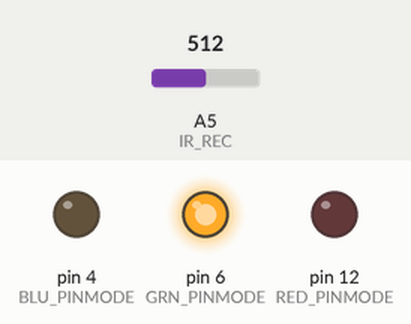
Simulated run of this sketch. Board: Arduino Uno, built with avr-gcc and run on an emulated ATmega328P. Parts: output pins drawn as LEDs (lit = HIGH). Inputs (shaded band) come from the test bench; at power-on: A5 (IR_REC) = 512.

Above: at 1.2 s.
1.3 s: A5 (IR_REC) set to 0
At 1.8 s:
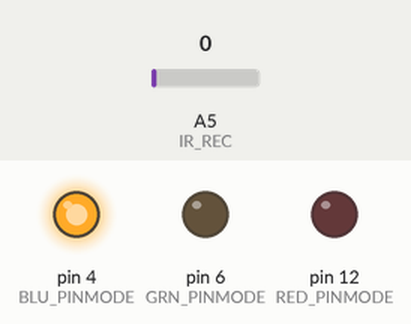
Timing chart, 0 to 4.3 s (numbered marks = the images above; inputs shaded):
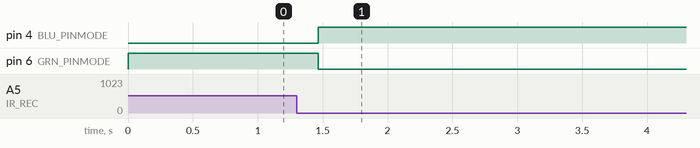

Measured:
- after the input at 1.3 s, pin 4 (BLU_PINMODE): LOW → HIGH after 0.16 s; pin 6 (GRN_PINMODE): HIGH → LOW after 0.16 s

The sketch:

Integration_Rev2.ino
```cpp
//////////////////////////////////////////////////////////////////////////////////////////////////////////////////////////////
//*****************************************BEGIN BAYLOR UNIVERSITY DRONE CODE***********************************************//
//////////////////////////////////////////////////////////////////////////////////////////////////////////////////////////////
#define IR_TRANS              A4
#define FIRE_PIN_ON               //PORTF |= (1<<0);    //Set Fire Pin On
#define FIRE_PIN_OFF              //PORTF |= ~(1<<0);   //Set Fire Pin Off

#define IR_REC                A5   //Set Sensor As Input

#define RED_PINMODE           DDRB |= (1<<4);
#define RED_OFF               PORTB &= ~(1<<4);
#define RED_ON                PORTB |= (1<<4);
#define RED_TOGGLE            PINB |= 1<<4;     //switch LEDPIN state (Port D6)

#define BLU_PINMODE           DDRD |= (1<<4);
#define BLU_OFF               PORTD &= ~(1<<4);
#define BLU_ON                PORTD |= (1<<4);
#define BLU_TOGGLE            PIND |= 1<<4;     //switch LEDPIN state (Port D6)

#define GRN_PINMODE           DDRD |= (1<<6);
#define GRN_OFF               PORTD &= ~(1<<6);
#define GRN_ON                PORTD |= (1<<6);
#define GRN_TOGGLE            PIND |= 1<<6;     //switch LEDPIN state (Port D6)

bool BUTTON_STATE = false;
bool IR_STATE = false;
bool LED_STATE = false;
bool FIRE_STATE = false;
bool isFiring = false;
int i = 0;
int n = 1;
int Analog_Val;
unsigned long interval = 1200;
unsigned long fire_interval = 5000;
unsigned long fire_previousMillis = 0;
unsigned long fire_currentMillis;
unsigned long previousMillis = 0;
unsigned long currentMillis;


//                                                                                                                       Setup
//////////////////////////////////////////////////////////////////////////////////////////////////////////////////////////////

void setup() {                                        //Setup Function
  IR_REC;                                          //Initialize Sensor
  RED_PINMODE;
  BLU_PINMODE;
  GRN_PINMODE;
  Serial.begin(9600);                                 //Set Up Serial Read
  GRN_ON; //GREEN
}


//                                                                                                                 Fire Cannon
//////////////////////////////////////////////////////////////////////////////////////////////////////////////////////////////
void fire_cannon() {                                  //Fire Cannon Function
   tone(A5,37000,1000);                               //38kHz Pulse For ----- Seconds
}


//                                                                                                                      Lights
//////////////////////////////////////////////////////////////////////////////////////////////////////////////////////////////
void Lights(int n){
  //Serial.println("Interrupt");
  switch (n) {
      case 1:                   // Case: Full Health
        GRN_OFF;
        BLU_ON;
        RED_OFF;
        break;
      case 2:                   // Case: One Hit
        GRN_OFF;
        BLU_OFF;
        RED_ON;
        break;
      case 3:                   // Case: Two Hits
        GRN_OFF;
        BLU_OFF;
        RED_OFF;
        break;
      default:                   // Case: Three Hits
        GRN_OFF;
        BLU_OFF;
        RED_OFF;

    }
}


//                                                                                                                        Loop
//////////////////////////////////////////////////////////////////////////////////////////////////////////////////////////////
void loop() {                                         //Loop Function
//  if(digitalRead(BUTTON) == HIGH){
//    if(BUTTON_STATE == false){
//      if(FIRE_STATE == false){
//        isFiring = true;
//        tone(IR_TRANS,37000,400);
//        //Serial.print("Tone\n");
//        BUTTON_STATE = true;
//        FIRE_STATE = true;
//      }
//    }
//  }
//  else{
//    BUTTON_STATE = false;
//  }

   currentMillis = millis();
   fire_currentMillis = millis();

   if((fire_currentMillis - fire_previousMillis) >= fire_interval){
    fire_previousMillis = fire_currentMillis;
    FIRE_STATE = false;
   }

   if((currentMillis - previousMillis) >= interval){
    previousMillis = currentMillis;
    isFiring = false;
   }

  ////RECEIVE CODE
  Analog_Val = analogRead(IR_REC);
  //Serial.println(Analog_Val);
  if(isFiring == false){
    if(Analog_Val == 0){
      if(IR_STATE == false){
        i = i + 1;
        if((i%180) == 0){
          //Serial.println(i);
          Lights(n);
          n = n + 1;
          //Serial.println("Hit");
          //LED_STATE = !LED_STATE;
          //digitalWrite(RED,LED_STATE);
          IR_STATE = true;
        }
      }
    }
    else{
      IR_STATE = false;
    }
  }
}

//////////////////////////////////////////////////////////////////////////////////////////////////////////////////////////////
//*******************************************END BAYLOR UNIVERSITY DRONE CODE***********************************************//
//////////////////////////////////////////////////////////////////////////////////////////////////////////////////////////////
```
